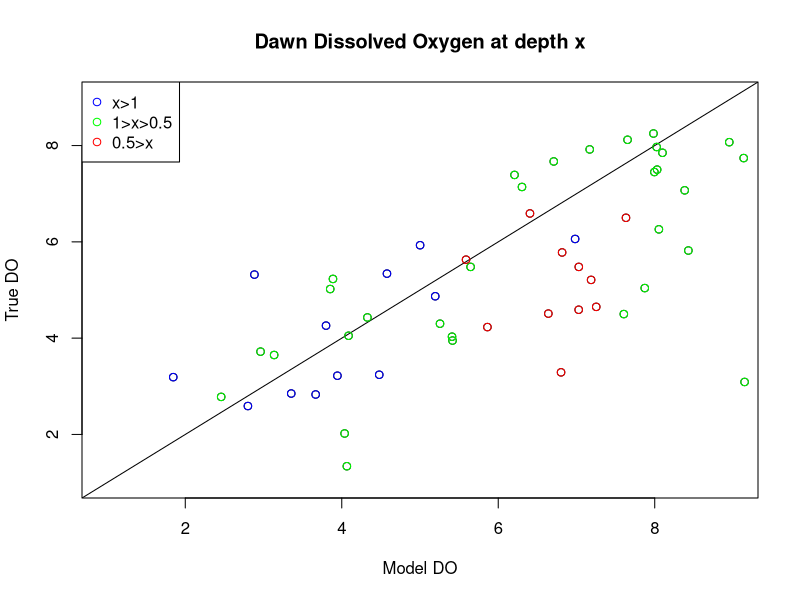
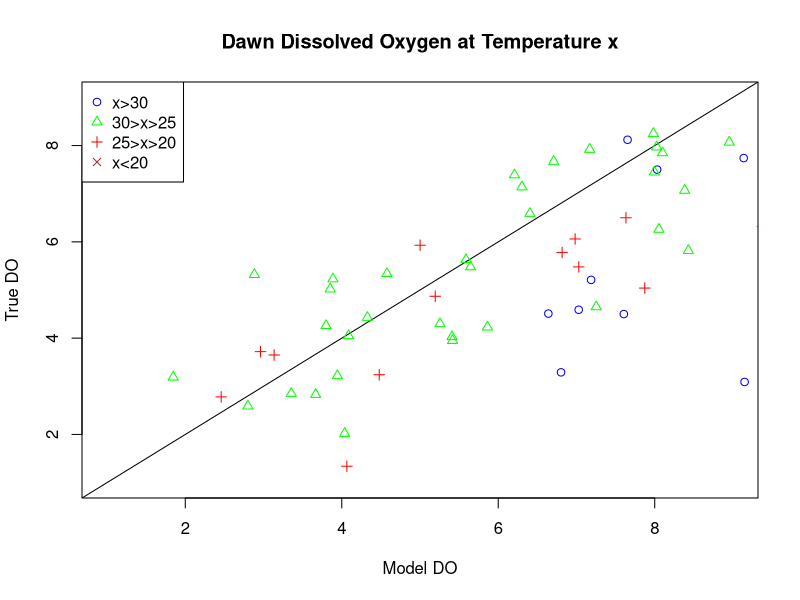

The R source for these figures, in order:
dat <- read.csv("DO-Sampling/_dat/Data/DawnDuskDO.csv")

#DO Model Function----
DO_fun<-function(t,x,parms)
{
  DO<-x
  tempC<-parms["tempC"]
  Z<-parms["Z"]
  k<-parms["k"]
  WR<-0.07203515/60 #lake average water respiration in g/m^3/min
  # DO Saturation at a given temperature        
  DOsat<-4.09+(10.5*exp(-0.0371*tempC)) #nothing can change here
  SR<- ((((0.287*tempC-2.5)*44.661)*0.7)*0.001)/60
  # diffusive exchange
  DE<-(DO*DOsat)*(2.2*10^-5)*(k^-1)*60*10^-2 #nothing to change here but the 60/10 situation
  # below is eq 2. but i am not sure the do term should be ther
  #dDO<- DO - SR*Z^-1 + WR +DE*Z^-1
  dDO<- -1*(SR*Z^-1+WR+DE*Z^-1)
  return(list(dDO))
}


#Optimizing K----
Do_fit<-function(p,dat){
  K<-p
  dat$Z<- dat$depth2-dat$depth #9 boards in the WCS
  dat$tempC<-dat$Temp_C
  dat$DawnDO_Mod<-NA 
  for (i in 1:NROW(dat)){
    DO_dusk<-dat$DO_dusk[i]
    parms=c(tempC = dat$tempC[i], Z = dat$Z[i], k=(K*(dat$Z[i]/dat$depth2[i])))
    solution<- deSolve::ode(
      y=DO_dusk, 
      times=c(0:(10*60)), 
      func=DO_fun,
      parms= parms,
      method="euler")
    dat$DawnDO_Mod[i]<-solution[601,2]
  }
  dat$DawnDO_Mod<-dat$DO_dusk-dat$DawnDO_Mod
  # compare predicted to observed
  resid<- dat$DO_dawn-dat$DawnDO_Mod
  ss_res<- sum(resid^2) # sum of square residuals, minimize error
  return(ss_res)
}

# test to see if function is behaving
Do_fit (p=0.08,dat)

Fig<-optimize(Do_fit, dat, interval=c(0,0.15), tol=0.01)







#Using new k value 
####Check Model against real data----
dat <- read.csv("DO-Sampling/_dat/Data/DawnDuskDO.csv")
dat$Z<- dat$depth2-dat$depth #9 boards in the WCS
dat$tempC<-dat$Temp_C
dat$k<-0.0606*(dat$Z/dat$depth2) #depth from pt 2 bttmm/total depth
dat$DawnDO_Mod<-NA 
for (i in 1:NROW(dat))
{
  DO_dusk<-dat$DO_dusk[i]
  parms=c(tempC = dat$tempC[i], Z = dat$Z[i], k=dat$k[i])
  solution<- deSolve::ode(
    y=DO_dusk, 
    times=c(0:(10*60)), 
    func=DO_fun,
    parms= parms,
    method="euler")
  dat$DawnDO_Mod[i]<-solution[601,2]
}

dat$DawnDO_Mod<-dat$DO_dusk-dat$DawnDO_Mod

plot(dat$DO_dawn~dat$DawnDO_Mod, main="Dawn Dissolved Oxygen at depth x", xlab="Model DO", ylab="True DO", ylim=c(1,9), xlim=c(1,9))
abline(0,1)
dat1<-subset(dat, dat$depth>=1)
points(dat1$DO_dawn~dat1$DawnDO_Mod, col="blue")
dat6<-subset(dat, dat$depth<1&dat$depth>0.5)
points(dat6$DO_dawn~dat6$DawnDO_Mod, col="green")
dat2<-subset(dat, dat$depth<0.5)
points(dat2$DO_dawn~dat2$DawnDO_Mod, col="red")
legend("topleft",legend=c("x>1","1>x>0.5","0.5>x"),
       col=c("blue","green","red"),pch=1,bg="white")


plot(dat$DO_dawn~dat$DawnDO_Mod, main="Dawn Dissolved Oxygen at Temperature x", xlab="Model DO", ylab="True DO", ylim=c(1,9), xlim=c(1,9), type="n")
abline(0,1)
dat1<-subset(dat, dat$Temp_C>=30)
points(dat1$DO_dawn~dat1$DawnDO_Mod, col="blue", pch=1)
dat6<-subset(dat, dat$Temp_C<30&dat$Temp_C>25)
points(dat6$DO_dawn~dat6$DawnDO_Mod, col="green", pch=2)
dat2<-subset(dat, dat$Temp_C<25&dat$Temp_C>20)
points(dat2$DO_dawn~dat2$DawnDO_Mod, col="red", pch=3)
dat9<-subset(dat, dat$Temp_C<20)
points(dat9$DO_dawn~dat9$DawnDO_Mod, col="brown", pch=4)
legend("topleft",legend=c("x>30","30>x>25","25>x>20","x<20"),
       col=c("blue","green","red","brown"),pch=c(1:4),bg="white")
